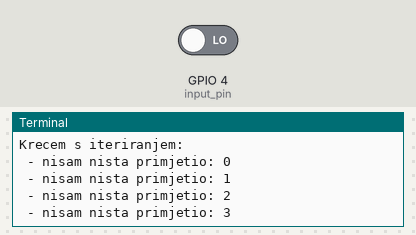
This program was run on a simulated Raspberry Pi (BCM pin numbers). Shown: the last lines printed to the terminal. Inputs (shaded band) come from the test bench; at power-on: GPIO 4 (input_pin) LOW.

Above: at 1.2 s.
1.3 s: GPIO 4 (input_pin) driven HIGH
At 1.71 s:
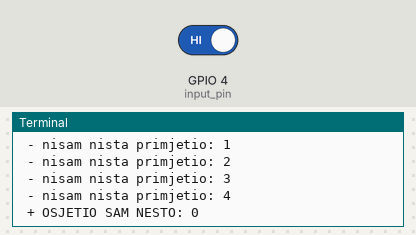
3.3 s: GPIO 4 (input_pin) driven LOW
At 3.51 s:
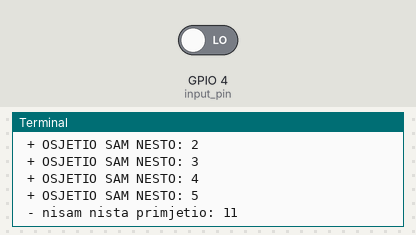

The program:

vibration_sensor_test.py
```python
import RPi.GPIO as GPIO
from time import sleep

input_pin = 4

def setup():
    GPIO.setmode(GPIO.BCM)
    GPIO.setup(input_pin, GPIO.IN)

def loop():
    print("Krecem s iteriranjem:")
    i = 0
    j = 0
    while True:
        input_data = GPIO.input(input_pin)
        # print(f"< dobio sam: {input_data}")
        # detected = GPIO.event_detected(ObstaclePin)
        if input_data == GPIO.HIGH:
            print(f" + OSJETIO SAM NESTO: {j}")
            j += 1
        else:
            print(f" - nisam nista primjetio: {i}")

        i += 1
        sleep(0.3)


def destroy():
    GPIO.cleanup()

if __name__ == '__main__':
    setup()
    try:
        loop()
    except Exception:
        destroy()
```

Measured:
- after the input at 1.3 s, the terminal: prints a new line after 0.20 s (image 1)
- after the input at 3.3 s, the terminal: prints a new line at once (image 2)
